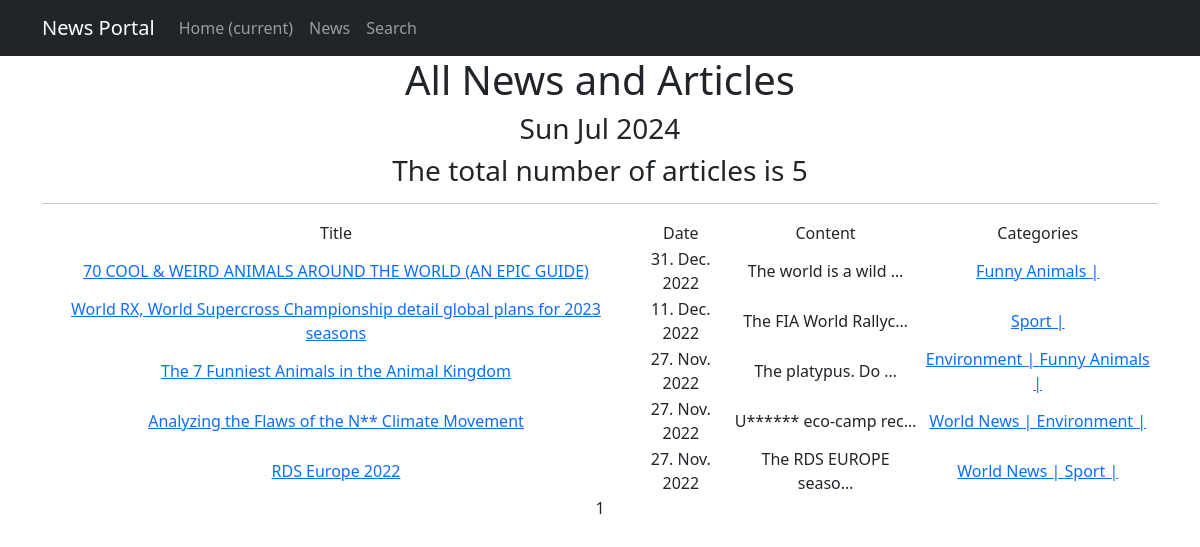
Page /news/ on the committed database.
### news/models.py (models this page shows, shortened)
class Post(models.Model):
    article = 'AR'
    news = 'NE'
    NEWSTYPES = [
        (article, 'Article'),
        (news, 'News'),
    ]
    choice = models.CharField(max_length=2,
                              choices=NEWSTYPES,
                              default=news)
    date = models.DateTimeField(auto_now_add=True)
    title = models.CharField(max_length=255)
    content = models.TextField(default="No News / Articles Yet")
    news_rate = models.IntegerField(default=0)
    author = models.ForeignKey(Author, on_delete=models.CASCADE)
    category = models.ManyToManyField(Category, through='PostCategory')
    def get_absolute_url(self):
        return reverse('news_detail', args=[str(self.id)])

class Category(models.Model):
    category_name = models.CharField(max_length=255, unique=True)
    subscribers = models.ManyToManyField(User, related_name='categories')
    def __str__(self):
        return str(self.category_name)

### news/views.py (the view)
# urls.py: path('', cache_page(60)(NewsList.as_view()), name='news'),
class NewsList(ListView):
    model = Post
    ordering = '-date'
    template_name = 'news.html'
    context_object_name = 'news'
    paginate_by = 10
    def get_context_data(self, **kwargs):
        context = super().get_context_data(**kwargs)
        context['time_now'] = \
            datetime.utcnow()
        context['next_info'] = None
        return context

### news/templatetags/custom_filters.py (called while the page is built)
@register.filter()
def censor(value):
    bad_words = ["new", "usually"]  # для примера отображения в разных новостях/статьях и в их заголовках
    if not isinstance(value, str):
        raise TypeError(f"Filter is used only for 'str' type!")
    for word in value.split():
        if word.lower() in bad_words:
            value = value.replace(word, f"{word[0]}{cenzor_symbol * (len(word) - 1)}")
    return value

### templates/news.html (shortened to what this page needs)
{% extends 'flatpages/default.html' %}
{% load custom_filters %}
{% load custom_tags %}
{% block content %}
   <h1>All News and Articles</h1>
   <h3>{{ time_now|date:'D M Y' }}</h3>
   <h3> The total number of articles is {{ news|length }} </h3>
   <hr>
   {% if news %}
       <table>
           <tr>
               <td>Title</td>
               <td>Date</td>
               <td>Content</td>
               <td>Categories</td>
           </tr>
           {% for new in news %}
           <tr>
               <td><a href="{{ new.get_absolute_url }}">{{ new.title|censor }}</a></td>
               <td>{{ new.date|date:'d. M. Y' }}</td>
               <td>{{ new.content|truncatechars:21|censor }}</td>
               <td>{% for category in new.category.all %}
                       <a href="{% url 'category_list' category.id %}"> {{category}} | </a>
                   {% endfor %}
               </td>
               <td>
               </td>
           </tr>
           {% endfor %}
       </table>
   {% else %}
       <h2>No Available News Yet!</h2>
   {% endif %}
   {{ page_obj.number }}
{% endblock content %}

### templates/flatpages/default.html (shortened to what this page needs)
<!DOCTYPE html>
<html lang="en">
    <head>
        {% load static %}
        <link href="{% static 'css/styles.css' %}" rel="stylesheet" />
    </head>
    <body>
<nav class="navbar navbar-expand-lg navbar-dark bg-dark static-top">
   <div class="container">
       <a class="navbar-brand" href="#">News Portal</a>
       <div class="collapse navbar-collapse" id="navbarResponsive">
           <ul class="navbar-nav ml-auto">
               <li class="nav-item active">
                   <a class="nav-link" href="#">Home
                       <span class="sr-only">(current)</span>
                   </a>
               </li>
               <li class="nav-item">
                   <a class="nav-link" href="/news/">News</a>
               </li>
               <li class="nav-item">
                   <a class="nav-link" href="/news/search/">Search</a>
               </li>
           </ul>
       </div>
   </div>
</nav>
       <div class="container">
           <div class="row">
               <div class="col-lg-12 text-center">
                   {% block content %}{% endblock content %}
               </div>
           </div>
       </div>
    </body>
</html>

### rows in the picture
Post: title|censor "70 COOL & WEIRD ANIMALS AROUND THE WORLD (AN EPIC GUIDE)", date "31. Dec. 2022", content|censor "The world is a wild …"
Category: category_name "Funny Animals"
Post: title|censor "World RX, World Supercross Championship detail global plans for 2023 seasons", date "11. Dec. 2022", content|censor "The FIA World Rallyc…"
Category: category_name "Sport"
Post: title|censor "The 7 Funniest Animals in the Animal Kingdom", date "27. Nov. 2022", content|censor "The platypus. Do …"
Category: category_name "Environment"
Post: title|censor "Analyzing the Flaws of the N** Climate Movement", date "27. Nov. 2022", content|censor "U****** eco-camp rec…"
Category: category_name "World News"
Post: title|censor "RDS Europe 2022", date "27. Nov. 2022", content|censor "The RDS EUROPE seaso…"

### other values in the picture
{{ time_now|date:'D M Y' }} "Sun Jul 2024"
{{ news|length }} "5"
{{ page_obj.number }} "1"
